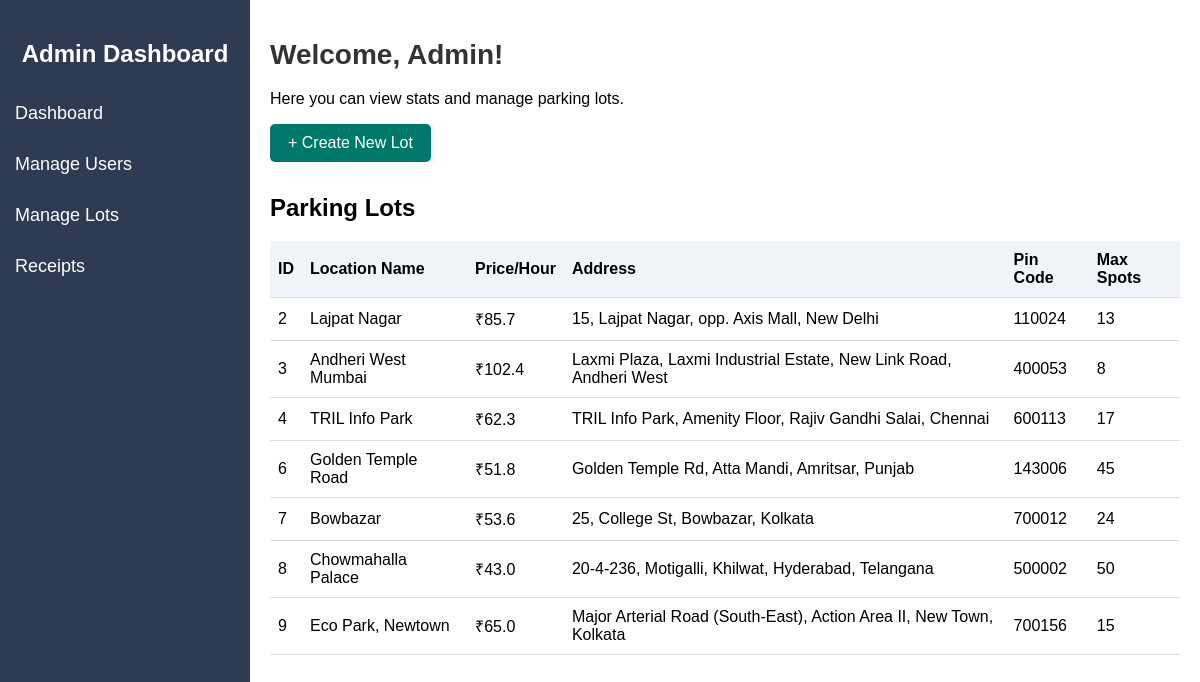
/admin_dashboard (signed in), run on the app's committed database.
### models.py (models this page shows)
class ParkingLot(db.Model):
    id = db.Column(db.Integer, primary_key=True)
    prime_location_name = db.Column(db.String(150), nullable=False)
    price_per_hour = db.Column(db.Float, nullable=False)
    address = db.Column(db.String(200), nullable=False)
    pin_code = db.Column(db.String(12), nullable=False)
    max_spots = db.Column(db.Integer, nullable=False)
    spots = db.relationship('ParkingSpot', backref='lot', lazy=True)

### app.py (the view)
@app.route('/admin_dashboard')
@admin_required
def admin_dashboard():
    lots=ParkingLot.query.all()
    total_users = User.query.count()
    total_lots = ParkingLot.query.count()
    active_reservations = Reservation.query.filter_by(leaving_timestamp=None).count()
    return render_template('admin_dashboard.html',
                          total_users=total_users,
                          total_lots=total_lots,
                          active_reservations=active_reservations,
                          lots=lots
                          )

### app.py (called while the page is built)
def admin_required(f):
    @wraps(f)
    def decorated_function(*args, **kwargs):
        if not session.get('admin_logged_in'):
            flash('Admin access required', 'danger')
            return redirect(url_for('admin_login'))
        return f(*args, **kwargs)
    return decorated_function

### templates/admin_dashboard.html (shortened to what this page needs)
<!DOCTYPE html>
<html lang="en">
<head>
</head>
<body>
    <div class="sidebar">
        <h2>Admin Dashboard</h2>
        <a href="{{ url_for('admin_dashboard') }}">Dashboard</a>
        <a href="{{ url_for('manage_users') }}">Manage Users</a>
        <a href="{{ url_for('manage_lots') }}">Manage Lots</a>
        <a href="{{ url_for('receipts') }}">Receipts</a>
    </div>
    <div class="main-content">
        <h1>Welcome, Admin!</h1>
        <p>Here you can view stats and manage parking lots.</p>
        <a href="{{ url_for('create_lot') }}" class="btn">+ Create New Lot</a>
        <h2 style="margin-top: 32px;">Parking Lots</h2>
        <table>
            <thead>
                <tr>
                    <th>ID</th>
                    <th>Location Name</th>
                    <th>Price/Hour</th>
                    <th>Address</th>
                    <th>Pin Code</th>
                    <th>Max Spots</th>
                </tr>
            </thead>
            <tbody>
                {% if lots and lots|length > 0 %}
                    {% for lot in lots %}
                        <tr>
                            <td>{{ lot.id }}</td>
                            <td>{{ lot.prime_location_name }}</td>
                            <td>₹{{ lot.price_per_hour }}</td>
                            <td>{{ lot.address }}</td>
                            <td>{{ lot.pin_code }}</td>
                            <td>{{ lot.max_spots }}</td>
                        </tr>
                    {% endfor %}
                {% else %}
                    <tr>
                        <td colspan="7">No parking lots found.</td>
                    </tr>
                {% endif %}
            </tbody>
        </table>
    </div>
</body>
</html>

### templates/admin_dashboard.html (style rules this page uses)
body { font-family: Arial, sans-serif; display: flex; margin: 0; }
.sidebar { width: 250px; background-color: #2f3b52; color: #fff; padding-top: 20px; height: 100vh; position: fixed; }
.sidebar h2 { text-align: center; margin-bottom: 20px; }
.sidebar a { color: white; padding: 15px; text-decoration: none; display: block; font-size: 18px; }
.main-content { margin-left: 250px; padding: 20px; width: 100%; }
.main-content h1 { font-size: 28px; color: #333; }
.btn { background-color: #00796b; color: white; border: none; padding: 10px 18px; border-radius: 5px; text-decoration: none; font-size: 16px; margin-right: 8px; transition: background 0.2s; cursor: pointer; display: inline-block; }
table { width: 100%; border-collapse: collapse; margin-top: 18px; }
th, td { padding: 10px 8px; border-bottom: 1px solid #ddd; text-align: left; }
th { background: #f0f4f8; }

### data on the page
ParkingLot: id "2", prime_location_name "Lajpat Nagar", price_per_hour "85.7", address "15, Lajpat Nagar, opp. Axis Mall, New Delhi", pin_code "110024", max_spots "13"
ParkingLot: id "3", prime_location_name "Andheri West Mumbai", price_per_hour "102.4", address "Laxmi Plaza, Laxmi Industrial Estate, New Link Road, Andheri West", pin_code "400053", max_spots "8"
ParkingLot: id "4", prime_location_name "TRIL Info Park", price_per_hour "62.3", address "TRIL Info Park, Amenity Floor, Rajiv Gandhi Salai, Chennai", pin_code "600113", max_spots "17"
ParkingLot: id "6", prime_location_name "Golden Temple Road", price_per_hour "51.8", address "Golden Temple Rd, Atta Mandi, Amritsar, Punjab", pin_code "143006", max_spots "45"
ParkingLot: id "7", prime_location_name "Bowbazar", price_per_hour "53.6", address "25, College St, Bowbazar, Kolkata", pin_code "700012", max_spots "24"
ParkingLot: id "8", prime_location_name "Chowmahalla Palace", price_per_hour "43.0", address "20-4-236, Motigalli, Khilwat, Hyderabad, Telangana", pin_code "500002", max_spots "50"
ParkingLot: id "9", prime_location_name "Eco Park, Newtown", price_per_hour "65.0", address "Major Arterial Road (South-East), Action Area II, New Town, Kolkata", pin_code "700156", max_spots "15"
